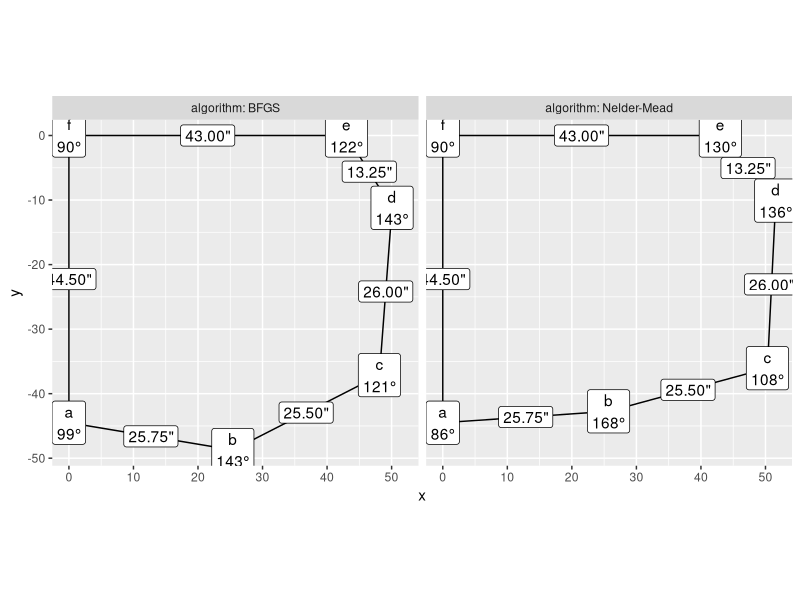
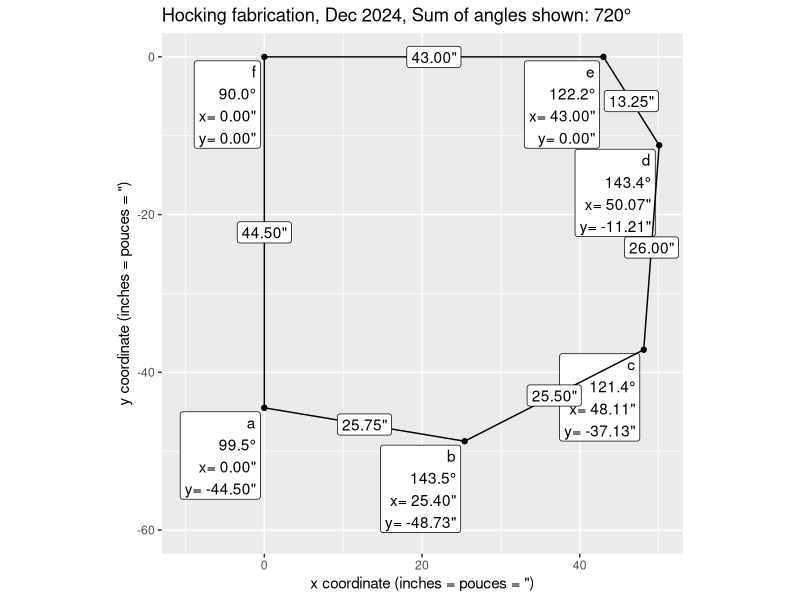
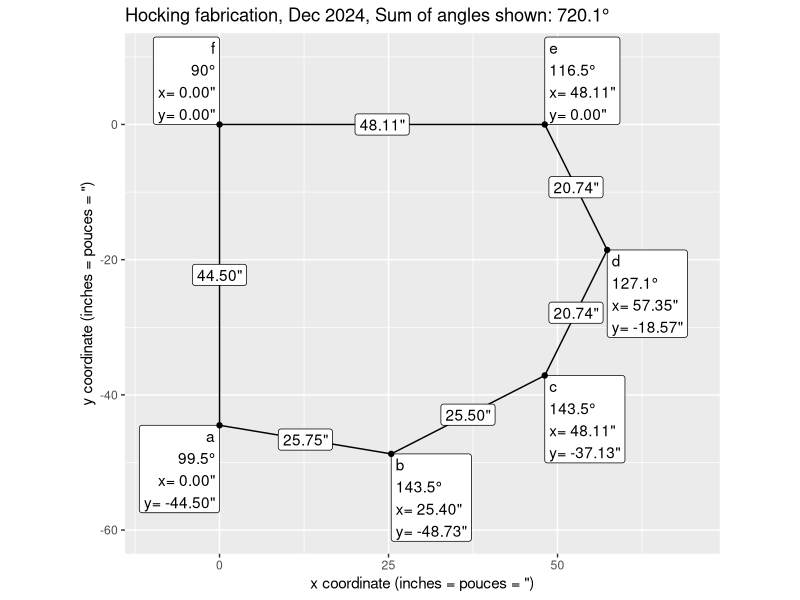

The R script that drew these images, in order:
init.par <- c(xb=25,yb=-50,xc=50,yc=-40,xd=60,yd=-20)
fun <- function(x){
  term <- function(xpos,xneg,ypos,yneg,target){
    (sqrt((xpos-xneg)^2+(ypos-yneg)^2)-target)^2
  }
  with(as.list(x),{
    term(xb,0,-44.5,yb,25.75)+
      term(xc,xb,yc,yb,25.5)+
      term(xd,xc,yd,yc,26)+
      term(xd,43,0,yd,13.25)
  })
}
result <- optimx::optimx(init.par,fun)
library(data.table)
result.dt <- data.table(
  result,
  xa=0, ya=-44.5, xe=43, ye=0, xf=0, yf=0,
  algorithm=rownames(result))
result.long <- melt(
  result.dt,
  measure.vars=measure(coord, point, pattern="([xy])([a-f])"),
  value.name="pos")
result.wide <- dcast(
  result.long,
  algorithm + point ~ coord,
  value.var="pos")

angle.dt <- result.wide[, {
  more <- .SD[c(1:.N,1:2)]
  i <- seq(2, nrow(more)-1)
  before <- more[i-1,.(x,y)]
  here <- more[i,.(x,y)]
  after <- more[i+1,.(x,y)]
  h <- function(a,b)sqrt(rowSums((a-b)^2))
  A=h(before,here)
  B=h(after,here)
  C=h(before,after)
  radians <- acos((A^2+B^2-C^2)/(2*A*B))
  data.table(more[i], degrees=360*radians/(2*pi))
}, by=algorithm]
dist.dt <- result.wide[, {
  more <- .SD[c(1:.N,1)]
  i <- seq(2, nrow(more))
  before <- more[i-1,.(x,y)]
  here <- more[i,.(x,y)]
  h <- function(a,b)sqrt(rowSums((a-b)^2))
  data.table((before+here)/2, dist=h(before,here))
}, by=algorithm]
library(ggplot2)
ggplot()+
  geom_polygon(aes(
    x,y),
    fill=NA,
    color="black",
    data=angle.dt)+
  geom_label(aes(
    x,y,label=paste0(point,"\n",as.integer(degrees),"°")),
    data=angle.dt)+
  geom_label(aes(
    x,y,label=sprintf('%.2f"',dist)),
    data=dist.dt)+
  facet_grid(. ~ algorithm, labeller=label_both)+
  coord_equal()

only <- function(DT)DT[algorithm=="BFGS"]
angle.show <- only(angle.dt)[, round.degrees := round(degrees,1)][]
dist.show <- only(dist.dt)
off <- 0.5
gg <- ggplot()+
  ggtitle(paste0(
    "Hocking fabrication, Dec 2024, Sum of angles shown: ",
    sum(angle.show$round.degrees),
    "°"))+
  geom_label(aes(
    x-off,y-off,label=sprintf('%s\n%.1f°\nx= %.2f"\ny= %.2f"',point,degrees,x,y)),
    hjust=1,
    vjust=1,
    data=angle.show)+
  geom_polygon(aes(
    x,y),
    fill=NA,
    color="black",
    data=angle.show)+
  geom_point(aes(
    x,y),
    data=angle.show)+
  geom_label(aes(
    x,y,label=sprintf('%.2f"',dist)),
    data=dist.show)+
  coord_equal()+
  scale_x_continuous(
    'x coordinate (inches = pouces = ")',
    limits=c(-10,NA))+
  scale_y_continuous(
    'y coordinate (inches = pouces = ")',
    limits=c(-60,NA))
png("fire-angles.png", width=7, height=7, units="in", res=200)
print(gg)
dev.off()

## manual
p <- function(point, x, y)data.table(point,x,y)
result.wide <- data.table(algorithm="Manual", rbind(
  p("f",0,0),
  p("a",0,-44.5),
  p("b",25.4,-48.73),
  p("c",48.11,-37.13),
  p("d",57.35,-18.565),
  p("e",48.11,0)))
angle.dt <- result.wide[, {
  more <- .SD[c(1:.N,1:2)]
  i <- seq(2, nrow(more)-1)
  before <- more[i-1,.(x,y)]
  here <- more[i,.(x,y)]
  after <- more[i+1,.(x,y)]
  h <- function(a,b)sqrt(rowSums((a-b)^2))
  A=h(before,here)
  B=h(after,here)
  C=h(before,after)
  radians <- acos((A^2+B^2-C^2)/(2*A*B))
  data.table(more[i], degrees=360*radians/(2*pi))
}, by=algorithm]
dist.dt <- result.wide[, {
  more <- .SD[c(1:.N,1)]
  i <- seq(2, nrow(more))
  before <- more[i-1,.(x,y)]
  here <- more[i,.(x,y)]
  h <- function(a,b)sqrt(rowSums((a-b)^2))
  data.table((before+here)/2, dist=h(before,here))
}, by=algorithm]
only <- function(DT)DT[algorithm=="Manual"]
angle.show <- only(angle.dt)[, round.degrees := round(degrees,1)][]
dist.show <- only(dist.dt)
gg <- ggplot()+
  ggtitle(paste0(
    "Hocking fabrication, Dec 2024, Sum of angles shown: ",
    sum(angle.show$round.degrees),
    "°"))+
  geom_label(aes(
    x,y,label=sprintf(
      '%s\n%s°\nx= %.2f"\ny= %.2f"',
      point,as.character(round.degrees),x,y),
    hjust=ifelse(x==0, 1, 0),
    vjust=ifelse(y < -10, 1, 0)),
    data=angle.show)+
  geom_polygon(aes(
    x,y),
    fill=NA,
    color="black",
    data=angle.show)+
  geom_point(aes(
    x,y),
    data=angle.show)+
  geom_label(aes(
    x,y,label=sprintf('%.2f"',dist)),
    data=dist.show)+
  coord_equal()+
  scale_x_continuous(
    'x coordinate (inches = pouces = ")',
    limits=c(-10,70))+
  scale_y_continuous(
    'y coordinate (inches = pouces = ")',
    limits=c(-60,10))
png("fire-angles-manual.png", width=7, height=7, units="in", res=200)
print(gg)
dev.off()
